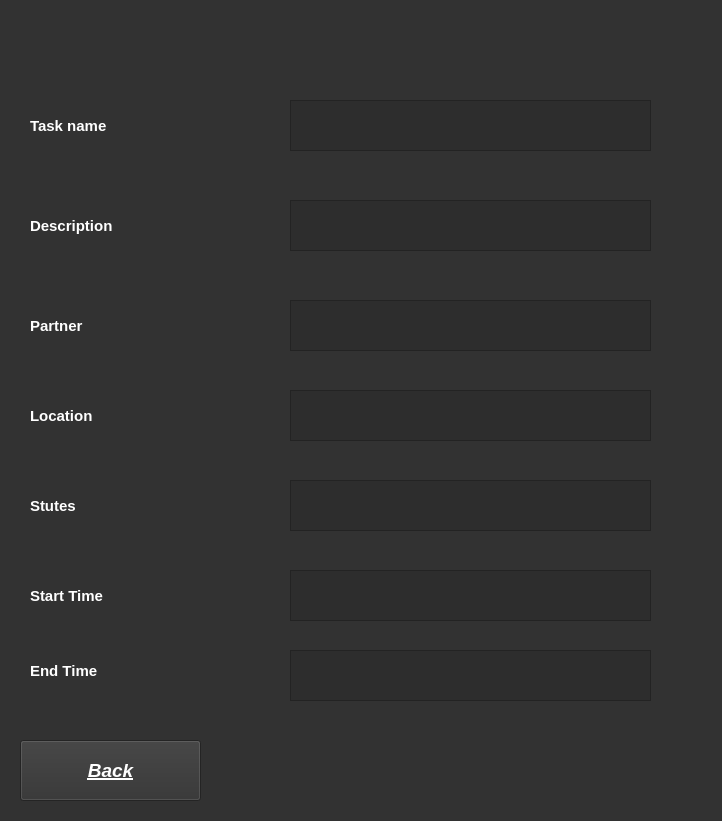
<?xml version="1.0" encoding="UTF-8"?>
<ui version="4.0">
 <class>Form</class>
 <widget class="QWidget" name="Form">
  <property name="geometry">
   <rect>
    <x>0</x>
    <y>0</y>
    <width>722</width>
    <height>821</height>
   </rect>
  </property>
  <property name="windowTitle">
   <string>Form</string>
  </property>
  <property name="styleSheet">
   <string notr="true">background-color: rgb(50, 50, 50);

</string>
  </property>
  <widget class="QLabel" name="label_13">
   <property name="geometry">
    <rect>
     <x>30</x>
     <y>310</y>
     <width>201</width>
     <height>31</height>
    </rect>
   </property>
   <property name="font">
    <font>
     <pointsize>11</pointsize>
     <weight>75</weight>
     <bold>true</bold>
    </font>
   </property>
   <property name="styleSheet">
    <string notr="true">color:rgb(255, 255, 255);</string>
   </property>
   <property name="text">
    <string>Partner</string>
   </property>
  </widget>
  <widget class="QLabel" name="label_14">
   <property name="geometry">
    <rect>
     <x>30</x>
     <y>400</y>
     <width>201</width>
     <height>31</height>
    </rect>
   </property>
   <property name="font">
    <font>
     <pointsize>11</pointsize>
     <weight>75</weight>
     <bold>true</bold>
    </font>
   </property>
   <property name="styleSheet">
    <string notr="true">color:rgb(255, 255, 255);</string>
   </property>
   <property name="text">
    <string>Location</string>
   </property>
  </widget>
  <widget class="QLabel" name="label_12">
   <property name="geometry">
    <rect>
     <x>30</x>
     <y>210</y>
     <width>201</width>
     <height>31</height>
    </rect>
   </property>
   <property name="font">
    <font>
     <pointsize>11</pointsize>
     <weight>75</weight>
     <bold>true</bold>
    </font>
   </property>
   <property name="styleSheet">
    <string notr="true">color:rgb(255, 255, 255);</string>
   </property>
   <property name="text">
    <string>Description</string>
   </property>
  </widget>
  <widget class="QLabel" name="label_11">
   <property name="geometry">
    <rect>
     <x>30</x>
     <y>110</y>
     <width>201</width>
     <height>31</height>
    </rect>
   </property>
   <property name="font">
    <font>
     <pointsize>11</pointsize>
     <weight>75</weight>
     <bold>true</bold>
    </font>
   </property>
   <property name="styleSheet">
    <string notr="true">color:rgb(255, 255, 255);</string>
   </property>
   <property name="text">
    <string>Task name</string>
   </property>
  </widget>
  <widget class="QTextBrowser" name="Task_browser">
   <property name="geometry">
    <rect>
     <x>290</x>
     <y>100</y>
     <width>361</width>
     <height>51</height>
    </rect>
   </property>
   <property name="styleSheet">
    <string notr="true">background-color: rgb(45, 45, 45);
font: 75 11pt &quot;MS Shell Dlg 2&quot;;
color:#FFF;</string>
   </property>
  </widget>
  <widget class="QTextBrowser" name="description_browser">
   <property name="geometry">
    <rect>
     <x>290</x>
     <y>200</y>
     <width>361</width>
     <height>51</height>
    </rect>
   </property>
   <property name="styleSheet">
    <string notr="true">background-color: rgb(45, 45, 45);
font: 75 11pt &quot;MS Shell Dlg 2&quot;;
color:#FFF;</string>
   </property>
  </widget>
  <widget class="QTextBrowser" name="partner_browser">
   <property name="geometry">
    <rect>
     <x>290</x>
     <y>300</y>
     <width>361</width>
     <height>51</height>
    </rect>
   </property>
   <property name="styleSheet">
    <string notr="true">background-color: rgb(45, 45, 45);
font: 75 11pt &quot;MS Shell Dlg 2&quot;;
color:#FFF;
</string>
   </property>
  </widget>
  <widget class="QTextBrowser" name="location_browser">
   <property name="geometry">
    <rect>
     <x>290</x>
     <y>390</y>
     <width>361</width>
     <height>51</height>
    </rect>
   </property>
   <property name="styleSheet">
    <string notr="true">background-color: rgb(45, 45, 45);
font: 75 11pt &quot;MS Shell Dlg 2&quot;;
color:#FFF;
</string>
   </property>
  </widget>
  <widget class="QLabel" name="label_18">
   <property name="geometry">
    <rect>
     <x>30</x>
     <y>490</y>
     <width>201</width>
     <height>31</height>
    </rect>
   </property>
   <property name="font">
    <font>
     <pointsize>11</pointsize>
     <weight>75</weight>
     <bold>true</bold>
    </font>
   </property>
   <property name="styleSheet">
    <string notr="true">color:rgb(255, 255, 255);</string>
   </property>
   <property name="text">
    <string>Stutes</string>
   </property>
  </widget>
  <widget class="QTextBrowser" name="stutes_browser">
   <property name="geometry">
    <rect>
     <x>290</x>
     <y>480</y>
     <width>361</width>
     <height>51</height>
    </rect>
   </property>
   <property name="styleSheet">
    <string notr="true">background-color: rgb(45, 45, 45);
font: 75 11pt &quot;MS Shell Dlg 2&quot;;
color:#FFF;
</string>
   </property>
  </widget>
  <widget class="QLabel" name="label_17">
   <property name="geometry">
    <rect>
     <x>30</x>
     <y>650</y>
     <width>201</width>
     <height>41</height>
    </rect>
   </property>
   <property name="font">
    <font>
     <pointsize>11</pointsize>
     <weight>75</weight>
     <bold>true</bold>
    </font>
   </property>
   <property name="styleSheet">
    <string notr="true">color:rgb(255, 255, 255);</string>
   </property>
   <property name="text">
    <string>End Time</string>
   </property>
  </widget>
  <widget class="QLabel" name="label_16">
   <property name="geometry">
    <rect>
     <x>30</x>
     <y>580</y>
     <width>201</width>
     <height>31</height>
    </rect>
   </property>
   <property name="font">
    <font>
     <pointsize>11</pointsize>
     <weight>75</weight>
     <bold>true</bold>
    </font>
   </property>
   <property name="styleSheet">
    <string notr="true">color:rgb(255, 255, 255);</string>
   </property>
   <property name="text">
    <string>Start Time</string>
   </property>
  </widget>
  <widget class="QTextBrowser" name="start_browser">
   <property name="geometry">
    <rect>
     <x>290</x>
     <y>570</y>
     <width>361</width>
     <height>51</height>
    </rect>
   </property>
   <property name="styleSheet">
    <string notr="true">background-color: rgb(45, 45, 45);
font: 75 11pt &quot;MS Shell Dlg 2&quot;;
color:#FFF;
</string>
   </property>
  </widget>
  <widget class="QTextBrowser" name="end_browser">
   <property name="geometry">
    <rect>
     <x>290</x>
     <y>650</y>
     <width>361</width>
     <height>51</height>
    </rect>
   </property>
   <property name="styleSheet">
    <string notr="true">background-color: rgb(45, 45, 45);
font: 75 11pt &quot;MS Shell Dlg 2&quot;;
color:#FFF;
</string>
   </property>
  </widget>
  <widget class="QPushButton" name="back_Button">
   <property name="geometry">
    <rect>
     <x>20</x>
     <y>740</y>
     <width>181</width>
     <height>61</height>
    </rect>
   </property>
   <property name="font">
    <font>
     <pointsize>14</pointsize>
     <weight>75</weight>
     <italic>true</italic>
     <bold>true</bold>
     <underline>true</underline>
    </font>
   </property>
   <property name="styleSheet">
    <string notr="true">color: rgb(255, 255, 255);
selection-color: rgb(255, 255, 255);
border-color: rgb(255, 255, 255);</string>
   </property>
   <property name="text">
    <string>Back</string>
   </property>
  </widget>
 </widget>
 <resources/>
 <connections/>
</ui>
